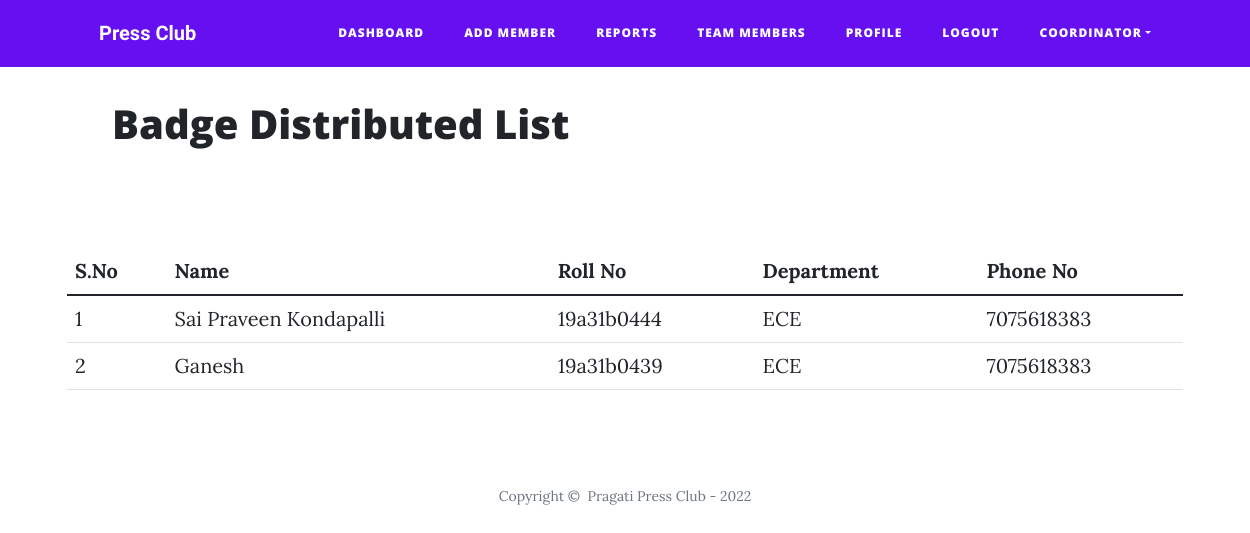
Page /badge_distributed_list (signed in) on the committed database.
### project/models.py (models this page shows, shortened)
class User(db.Model, UserMixin):
    __tablename__ = 'users'
    id = db.Column(db.Integer, primary_key=True)
    email = db.Column(db.String(60), index=True, unique=True, nullable= False)
    username = db.Column(db.String(60), index=True, unique=True, nullable=False)
    name = db.Column(db.String(60), index=True, nullable=False)
    password_hash = db.Column(db.String(120), nullable=False)
    type = db.Column(db.String(20), nullable=False)
    active = db.Column(db.String(20), nullable=False)
    phone = db.Column(db.String(20), nullable=False)
    batch = db.Column(db.String(20), nullable=False)
    department = db.Column(db.String(20), nullable=False)
    joining_date = db.Column(db.String(20), default=datetime.today().strftime('%d-%m-%Y'))
    departure_date = db.Column(db.String(20))
    badge = db.Column(db.String(20), default="0")
    absent = db.Column(db.Text())

### project/badge_routes.py (the view)
@app.route('/badge_distributed_list', methods=['GET', 'POST'])
@login_required
def badge_distributed_list():
    state = "Distributed"
    students = db.session.query(User).filter(User.type != "admin", User.badge == "1").all()
    if current_user.type == "coordinator":
        return render_template('coordinator/badge_list.html', students=students, state=state)
    elif current_user.type == "admin":
        return render_template('admin/badge_list.html', students=students, state=state)
    else:
        return "You are not authorized to view this page"

### project/__init__.py (called while the page is built)
@app.before_request
def make_session_permanant():
    session.permanent = True
    app.permanent_session_lifetime = datetime.timedelta(hours= 24)

### project/models.py (called while the page is built)
@login_manager.user_loader
def load_user(user_id):
    return User.query.get(user_id)

### project/templates/admin/badge_list.html (shortened to what this page needs)
{% extends "admin/base.html" %}
{% block content %}
<div class="container" style="margin: 100px;">
        <h1>Badge {{state}} List</h1>
    </div>
    <div class="container" style="margin-top: 50px;">
        <div class="table-responsive">
            <table class="table">
                <thead>
                    <tr>
                        <th>S.No</th>
                        <th>Name</th>
                        <th>Roll No</th>
                        <th>Department</th>
                        <th>Phone No</th>
                    </tr>
                </thead>
                <tbody>
                {% for x in  range (students|length) %}
                    <tr>
                        <td>{{x+1}}</td>
                        <td>{{students[x].name}}</td>
                        <td>{{students[x].username}}</td>
                        <td>{{students[x].department}}</td>
                        <td>{{students[x].phone}}</td>
                    </tr>
                {% endfor %}
                </tbody>
            </table>
        </div>
    </div>
{% endblock %}

### rows in the picture
User: name "Sai Praveen Kondapalli", username "19a31b0444", department "ECE", phone "7075618383"
User: name "Ganesh", username "19a31b0439", department "ECE", phone "7075618383"

### other values in the picture
{{ state }} "Distributed"
{{ x+1 }} "1" "2"
